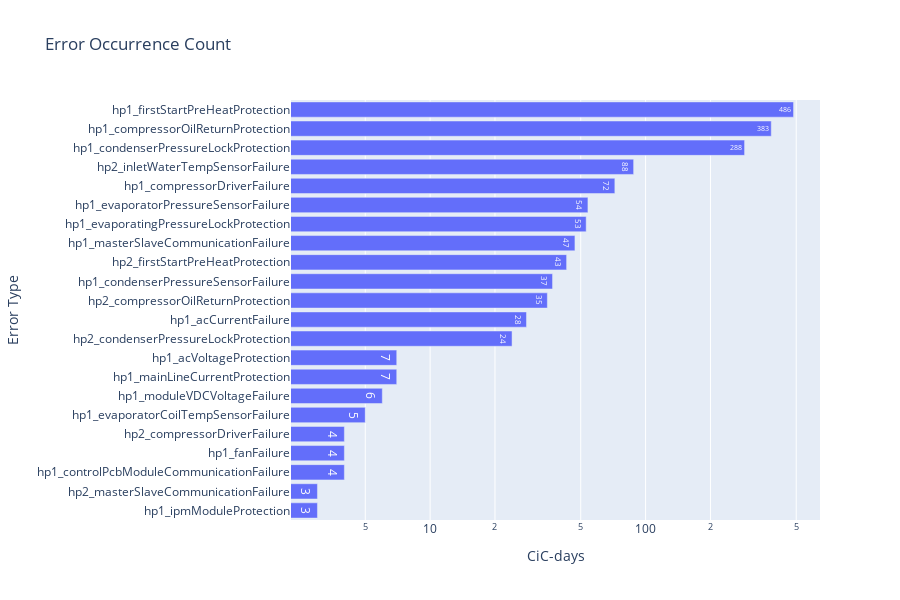

The notebook cell this image was saved under:
### Code cell
min_count = 1

# Get the error counts
error_counts = df_errors[error_types].sum(axis=0)
error_counts = error_counts[error_counts >= min_count].sort_values(ascending=True)

# Create the bar chart
fig = go.Figure(data=[go.Bar(x=error_counts.values, y=error_counts.index, orientation='h', text=error_counts.values, textposition='auto')])

# Set the chart title and axis labels
fig.update_layout(title='Error Occurrence Count',
                  xaxis_title='CiC-days', 
                  yaxis_title='Error Type',
                  height=600,)

# Set the x-axis to log scale
fig.update_xaxes(type='log')

# Show the chart
fig.show()

### Figure 1 — Plotly figure (JSON) as saved in the notebook; plotly's stock layout.template omitted (floating-point values rounded to 4 significant figures)
{"data": [{"orientation": "h", "text": [3, 3, 4, 4, 4, 5, 6, 7, 7, 24, 28, 35, 37, 43, 47, 53, 54, 72, 88, 288, 383, 486], "textposition": "auto", "type": "bar", "x": [3, 3, 4, 4, 4, 5, 6, 7, 7, 24, 28, 35, 37, 43, 47, 53, 54, 72, 88, 288, 383, 486], "y": ["hp1_ipmModuleProtection", "hp2_masterSlaveCommunicationFailure", "hp1_controlPcbModuleCommunicationFailure", "hp1_fanFailure", "hp2_compressorDriverFailure", "hp1_evaporatorCoilTempSensorFailure", "hp1_moduleVDCVoltageFailure", "hp1_mainLineCurrentProtection", "hp1_acVoltageProtection", "hp2_condenserPressureLockProtection", "hp1_acCurrentFailure", "hp2_compressorOilReturnProtection", "hp1_condenserPressureSensorFailure", "hp2_firstStartPreHeatProtection", "hp1_masterSlaveCommunicationFailure", "hp1_evaporatingPressureLockProtection", "hp1_evaporatorPressureSensorFailure", "hp1_compressorDriverFailure", "hp2_inletWaterTempSensorFailure", "hp1_condenserPressureLockProtection", "hp1_compressorOilReturnProtection", "hp1_firstStartPreHeatProtection"]}], "layout": {"height": 600, "title": {"text": "Error Occurrence Count"}, "xaxis": {"title": {"text": "CiC-days"}, "type": "log"}, "yaxis": {"title": {"text": "Error Type"}}}}
